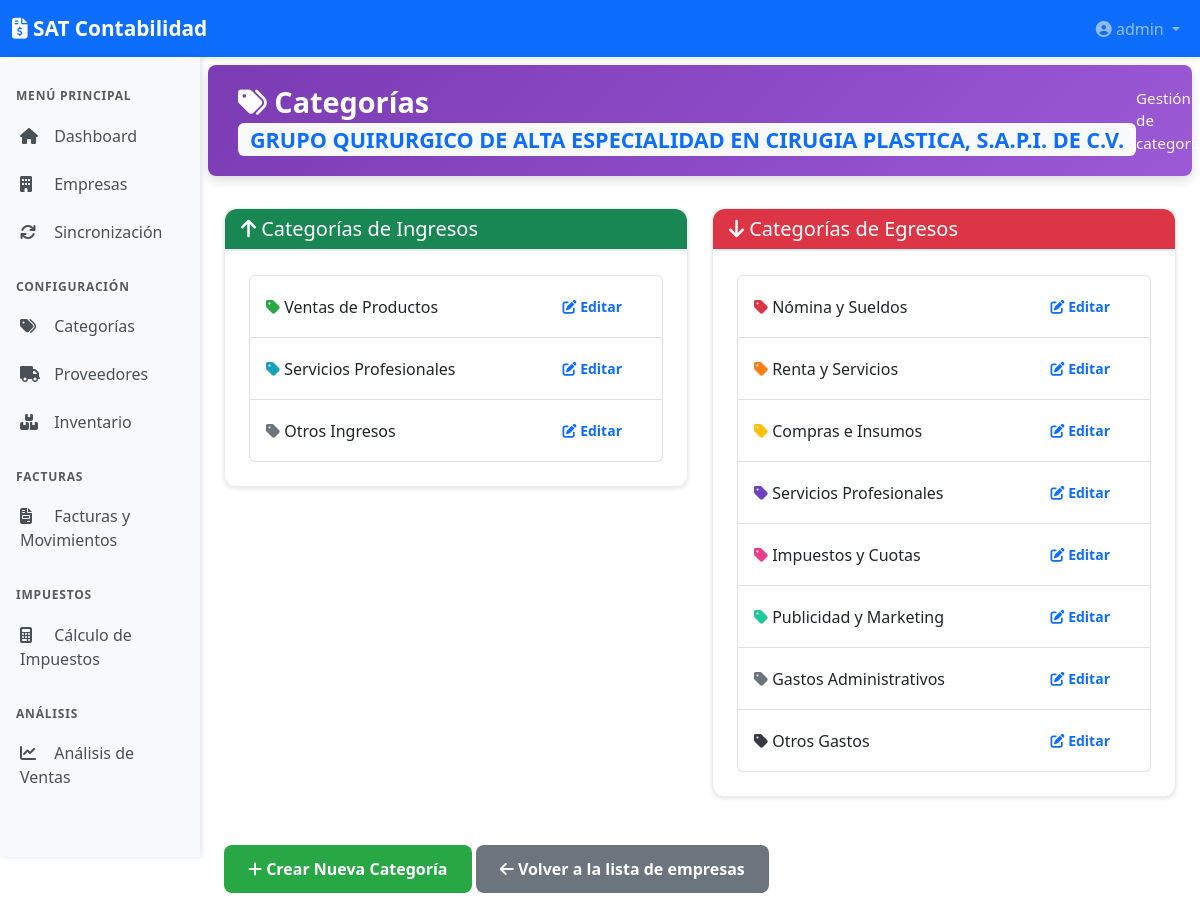
/companies/2/categories (signed in), run on the app's committed database.
### models.py (models this page shows, shortened)
class User(UserMixin, db.Model):
    __tablename__ = 'user'
    id = db.Column(db.Integer, primary_key=True)
    username = db.Column(db.String(64), unique=True, nullable=False, index=True)
    email = db.Column(db.String(120), unique=True, nullable=True, index=True)
    password_hash = db.Column(db.String(256))  # Larger for modern hash algorithms
    created_at = db.Column(db.DateTime, default=datetime.utcnow)
    last_login = db.Column(db.DateTime, nullable=True)
    is_active = db.Column(db.Boolean, default=True)

class Company(db.Model):
    id = db.Column(db.Integer, primary_key=True)
    rfc = db.Column(db.String(13), unique=True, nullable=False)
    name = db.Column(db.String(128), nullable=False)
    logo_path = db.Column(db.String(512), nullable=True)  # Path to company logo
    fiel_cer_path = db.Column(db.String(256), nullable=True)
    fiel_key_path = db.Column(db.String(256), nullable=True)
    fiel_password_enc = db.Column(db.String(256), nullable=True) # Encrypted password
    created_at = db.Column(db.DateTime, default=datetime.utcnow)

class Category(db.Model):
    __tablename__ = 'category'
    id = db.Column(db.Integer, primary_key=True)
    company_id = db.Column(db.Integer, db.ForeignKey('company.id'), nullable=False)
    name = db.Column(db.String(100), nullable=False)
    type = db.Column(db.String(10), nullable=False)  # 'INCOME' o 'EXPENSE'
    description = db.Column(db.Text)
    is_default = db.Column(db.Boolean, default=False)  # Categoría por defecto del sistema
    active = db.Column(db.Boolean, default=True)
    color = db.Column(db.String(7), default='#6c757d')  # Hex color para gráficas
    created_at = db.Column(db.DateTime, default=datetime.utcnow)
    company = db.relationship('Company', backref=db.backref('categories', lazy=True))
    movements = db.relationship('Movement', backref='category', lazy=True)

### app.py (the view)
    @app.route('/companies/<int:company_id>/categories')
    @login_required
    def categories(company_id):
        company = Company.query.get_or_404(company_id)
        income_categories = Category.query.filter_by(
            company_id=company_id,
            type='INCOME',
            active=True
        ).all()
        expense_categories = Category.query.filter_by(
            company_id=company_id,
            type='EXPENSE',
            active=True
        ).all()
        return render_template('categories/list.html',
            company=company,
            income_categories=income_categories,
            expense_categories=expense_categories
        )

### templates/categories/list.html (shortened to what this page needs)
{% extends "base.html" %}
{% block content %}
<div class="page-header page-header-purple">
    <h1>
        <i class="fas fa-tags"></i> Categorías
        <span class="badge bg-light text-primary">{{ company.name }}</span>
    </h1>
    <div class="user-info">
        Gestión de categorías
    </div>
</div>
<div class="row">
    <div class="col-md-6">
        <div class="card">
            <div class="card-header bg-success text-white">
                <h5 class="mb-0"><i class="fas fa-arrow-up"></i> Categorías de Ingresos</h5>
            </div>
            <div class="card-body">
                {% if income_categories %}
                <ul class="list-group">
                    {% for category in income_categories %}
                    <li class="list-group-item d-flex justify-content-between align-items-center">
                        <span>
                            <i class="fas fa-tag" style="color: {{ category.color }};"></i>
                            {{ category.name }}
                        </span>
                        <a href="/companies/{{ company.id }}/categories/{{ category.id }}/edit"
                            class="btn btn-sm btn-outline-primary">
                            <i class="fas fa-edit"></i> Editar
                        </a>
                    </li>
                    {% endfor %}
                </ul>
                {% else %}
                <p class="text-muted text-center">No hay categorías de ingresos definidas.</p>
                {% endif %}
            </div>
        </div>
    </div>
    <div class="col-md-6">
        <div class="card">
            <div class="card-header bg-danger text-white">
                <h5 class="mb-0"><i class="fas fa-arrow-down"></i> Categorías de Egresos</h5>
            </div>
            <div class="card-body">
                {% if expense_categories %}
                <ul class="list-group">
                    {% for category in expense_categories %}
                    <li class="list-group-item d-flex justify-content-between align-items-center">
                        <span>
                            <i class="fas fa-tag" style="color: {{ category.color }};"></i>
                            {{ category.name }}
                        </span>
                        <a href="/companies/{{ company.id }}/categories/{{ category.id }}/edit"
                            class="btn btn-sm btn-outline-primary">
                            <i class="fas fa-edit"></i> Editar
                        </a>
                    </li>
                    {% endfor %}
                </ul>
                {% else %}
                <p class="text-muted text-center">No hay categorías de egresos definidas.</p>
                {% endif %}
            </div>
        </div>
    </div>
</div>
<div class="mt-4">
    <a href="/companies/{{ company.id }}/categories/create" class="btn btn-success">
        <i class="fas fa-plus"></i> Crear Nueva Categoría
    </a>
    <a href="/categories" class="btn btn-secondary">
        <i class="fas fa-arrow-left"></i> Volver a la lista de empresas
    </a>
</div>
{% endblock %}

### templates/base.html (shortened to what this page needs)
<!DOCTYPE html>
<html lang="es">
<head>
    <link href="https://cdn.jsdelivr.net/npm/bootstrap@5.3.0/dist/css/bootstrap.min.css" rel="stylesheet">
    <link rel="stylesheet" href="https://cdnjs.cloudflare.com/ajax/libs/font-awesome/6.4.0/css/all.min.css">
    <link rel="stylesheet" href="{{ url_for('static', filename='css/main.css') }}">
</head>
<body>
    <nav class="navbar navbar-expand-lg navbar-dark bg-primary">
        <div class="container-fluid">
            <a class="navbar-brand" href="/">
                <i class="fas fa-file-invoice-dollar"></i> SAT Contabilidad
            </a>
            <div class="collapse navbar-collapse" id="navbarNav">
                <ul class="navbar-nav ms-auto">
                    <li class="nav-item dropdown">
                        <a class="nav-link dropdown-toggle" href="#" id="navbarDropdown" role="button"
                            data-bs-toggle="dropdown" aria-expanded="false">
                            <i class="fas fa-user-circle"></i> {{ current_user.username }}
                        </a>
                    </li>
                </ul>
            </div>
        </div>
    </nav>
    <div class="container-fluid">
        <div class="row">
            <nav class="col-md-2 d-md-block bg-light sidebar vh-100 position-sticky top-0">
                <div class="position-sticky pt-3">
                    <h6 class="sidebar-heading px-3 text-muted">
                        MENÚ PRINCIPAL
                    </h6>
                    <ul class="nav flex-column">
                        <li class="nav-item">
                            <a class="nav-link" href="/">
                                <i class="fas fa-home"></i> Dashboard
                            </a>
                        </li>
                        <li class="nav-item">
                            <a class="nav-link" href="/companies">
                                <i class="fas fa-building"></i> Empresas
                            </a>
                        </li>
                        <li class="nav-item">
                            <a class="nav-link" href="/sync">
                                <i class="fas fa-sync"></i> Sincronización
                            </a>
                        </li>
                    </ul>
                    <h6 class="sidebar-heading px-3 mt-4 text-muted">
                        CONFIGURACIÓN
                    </h6>
                    <ul class="nav flex-column">
                        <li class="nav-item">
                            <a class="nav-link" href="/categories">
                                <i class="fas fa-tags"></i> Categorías
                            </a>
                        </li>
                        <li class="nav-item">
                            <a class="nav-link" href="/suppliers">
                                <i class="fas fa-truck"></i> Proveedores
                            </a>
                        </li>
                        <li class="nav-item">
                            <a class="nav-link" href="/inventory">
                                <i class="fas fa-boxes"></i> Inventario
                            </a>
                        </li>
                    </ul>
                    <h6 class="sidebar-heading px-3 mt-4 text-muted">
                        FACTURAS
                    </h6>
                    <ul class="nav flex-column">
                        <li class="nav-item">
                            <a class="nav-link" href="/search/advanced">
                                <i class="fas fa-file-invoice"></i> Facturas y Movimientos
                            </a>
                        </li>
                    </ul>
                    <h6 class="sidebar-heading px-3 mt-4 text-muted">
                        IMPUESTOS
                    </h6>
                    <ul class="nav flex-column">
                        <li class="nav-item">
                            <a class="nav-link" href="/taxes">
                                <i class="fas fa-calculator"></i> Cálculo de Impuestos
                            </a>
                        </li>
                    </ul>
                    <h6 class="sidebar-heading px-3 mt-4 text-muted">
                        ANÁLISIS
                    </h6>
                    <ul class="nav flex-column">
                        <li class="nav-item">
                            <a class="nav-link" href="/sales">
                                <i class="fas fa-chart-line"></i> Análisis de Ventas
                            </a>
                        </li>
                    </ul>
                </div>
            </nav>
            <main class="col-md-10 ms-sm-auto px-md-4">
                <div class="py-4">
                    {% block content %}{% endblock %}
                </div>
            </main>
        </div>
    </div>
</body>
</html>

### static/css/main.css (style rules this page uses)
:root { --color-primary: #0d6efd; --color-success: #28a745; --color-danger: #dc3545; --color-warning: #ffc107; --color-info: #17a2b8; --color-dark: #343a40; --color-teal: #20c997; --color-purple: #7b3bb3; --shadow-sm: 0 2px 4px rgba(0,0,0,0.1); --shadow-md: 0 4px 12px rgba(0,0,0,0.15); --shadow-lg: 0 8px 24px rgba(0,0,0,0.2); }
.page-header { padding: 20px 30px; margin: -1rem -1rem 2rem -1rem; border-radius: 8px; color: white; display: flex; justify-content: space-between; align-items: center; box-shadow: var(--shadow-md); }
.page-header-purple { background: linear-gradient(135deg, #7b3bb3 0%, #9b59d6 100%); }
.page-header h1 { margin: 0; font-size: 1.8rem; font-weight: 600; }
.page-header .user-info { font-size: 0.95rem; opacity: 0.95; }
.btn { border-radius: 8px; padding: 12px 24px; font-weight: 600; transition: all 0.3s ease; border: none; }
.btn-success { background: #28a745; }
.btn-secondary { background: #6c757d; }
.sidebar { padding: 0; box-shadow: 2px 0 5px rgba(0,0,0,0.1); }
.sidebar .nav-link { color: #495057; padding: 12px 20px; border-radius: 0; transition: all 0.3s; font-weight: 500; }
.sidebar .nav-link i { margin-right: 10px; width: 20px; }
.sidebar-heading { font-size: 0.75rem; font-weight: 700; text-transform: uppercase; letter-spacing: 0.8px; margin-top: 1rem; color: #6c757d; }
.card { border-radius: 12px; margin-bottom: 1.5rem; border: 1px solid #e9ecef; box-shadow: var(--shadow-sm); }
.card-header { border-radius: 12px 12px 0 0 !important; font-weight: 700; background: #f8f9fa; border-bottom: 2px solid #e9ecef; }
.card-body { padding: 1.5rem; }
.badge { font-weight: 600; padding: 6px 12px; border-radius: 6px; }
.navbar { box-shadow: var(--shadow-sm); }
.navbar-brand { font-weight: 700; font-size: 1.3rem; }

### data on the page
User: username "admin"
Company: name "GRUPO QUIRURGICO DE ALTA ESPECIALIDAD EN CIRUGIA PLASTICA, S.A.P.I. DE C.V."
Category: name "Ventas de Productos"
Category: name "Servicios Profesionales"
Category: name "Otros Ingresos"
Category: name "Nómina y Sueldos"
Category: name "Renta y Servicios"
Category: name "Compras e Insumos"
Category: name "Servicios Profesionales"
Category: name "Impuestos y Cuotas"
Category: name "Publicidad y Marketing"
Category: name "Gastos Administrativos"
Category: name "Otros Gastos"
